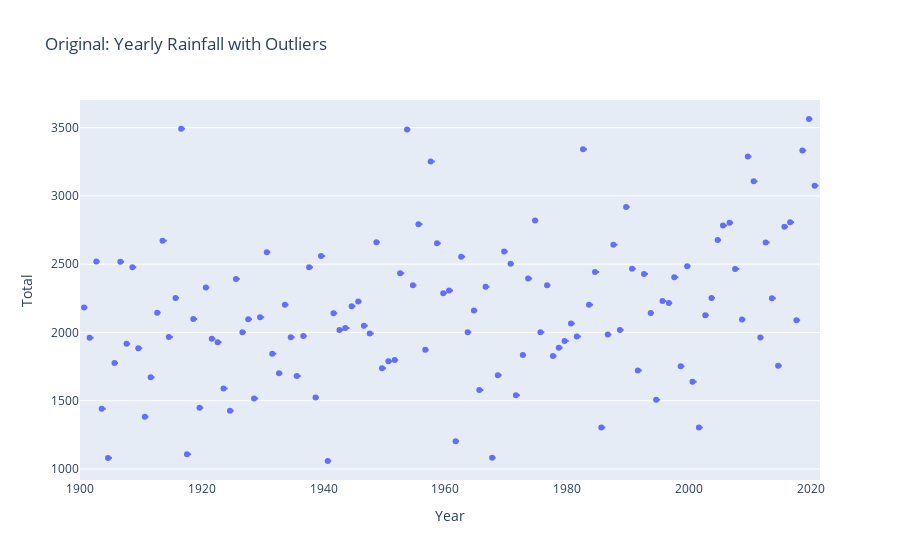
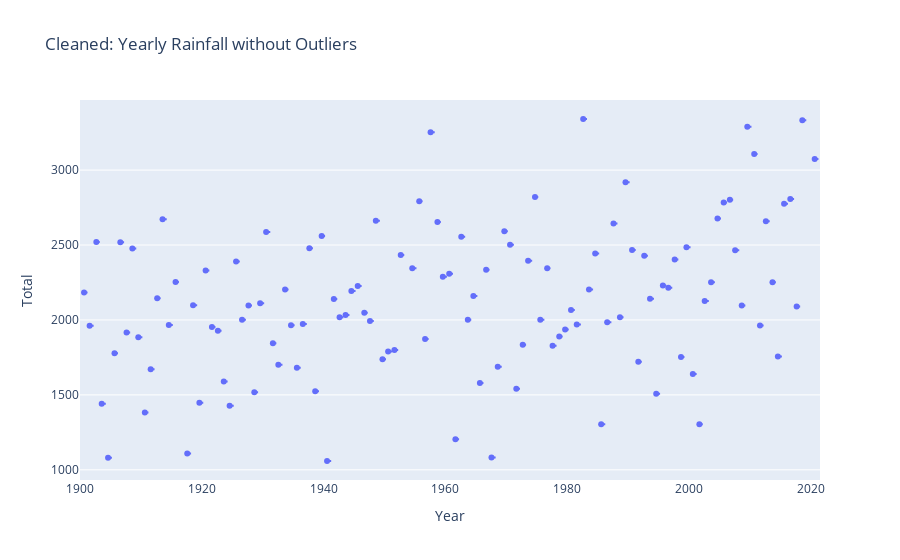

Source (notebook cell) for these figures, in order:
### Code cell
# Remove Outlier
# Calculate IQR
Q1 = df['Total'].quantile(0.25)
Q3 = df['Total'].quantile(0.75)
IQR = Q3 - Q1
lower_bound = Q1 - 1.5 * IQR
upper_bound = Q3 + 1.5 * IQR

# Detect outliers
outliers = df[(df['Total'] < lower_bound) | (df['Total'] > upper_bound)]
print("Outliers:\n", outliers[['Year', 'Total']])

# Remove outliers
df_cleaned = df[(df['Total'] >= lower_bound) & (df['Total'] <= upper_bound)]

# Plot original with outliers
fig1 = px.box(df, x='Year', y='Total', points='all', title="Original: Yearly Rainfall with Outliers")
fig1.show()

# Plot cleaned data without outliers
fig2 = px.box(df_cleaned, x='Year', y='Total', points='all', title="Cleaned: Yearly Rainfall without Outliers")
fig2.show()
